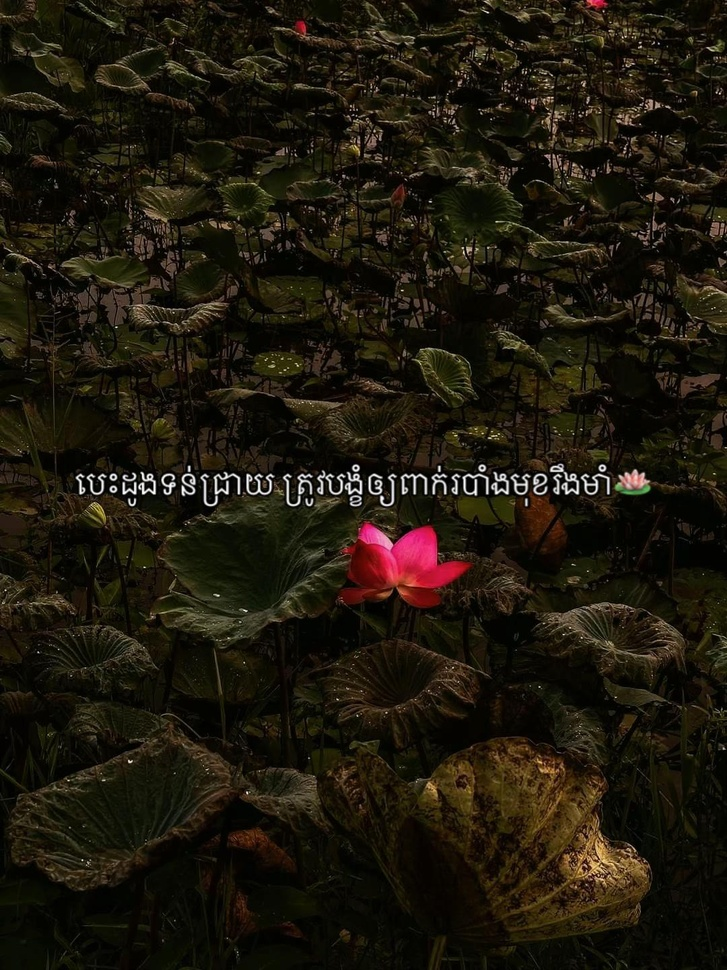
#> input picture temp/slideshows/auto_1778041894533/img_0.jpg, 727 x 970 px, shrunk from 1080 x 1440 before the run
$ python remove_watermark.py ../../temp/slideshows/auto_1778041894533/img_0.jpg ../../temp/slideshows/auto_1778041894533/img_0.jpg
#> lines starting #> are read from the running program, lines starting #| are printed output that depends on the picture; after the words box and inside, x2 and y2 are one past the last pixel; in counts of white or black regions, pixels touching at a corner belong together
import sys
import os

# 🕵️ DEBUG: Print Environment environment info
print(f"🐍 Python Executable: {sys.executable}")
print(f"🐍 Python Version: {sys.version}")
print(f"🐍 PYTHONPATH env var: {os.environ.get('PYTHONPATH', 'Not Set')}")
print(f"🐍 sys.path: {sys.path}")

try:
    import cv2
except ImportError:
    print("❌ FATAL: Could not import cv2. Check sys.path above.")
    # Try to append known likely paths if missing (Last ditch effort)
    try:
        site_packages = "/opt/render/.local/lib/python3.11/site-packages"
        if site_packages not in sys.path:
            print(f"⚠️ Attempting to manually append: {site_packages}")
            sys.path.append(site_packages)
            import cv2
            print("✅ Manual append worked!")
    except Exception as e:
        print(f"❌ Manual append failed: {e}")
        pass
    import cv2 # Re-raise normal error if still failing

import numpy as np

def remove_watermark(image_path, position="br"):
    try:
        # Load the image
        img = cv2.imread(image_path)
#> img is the input picture: shape (970, 727, 3); mean B, G, R 13.4, 24.4, 30
        if img is None:
            print(f"Error: Could not load image at {image_path}")
            sys.exit(1)

        height, width = img.shape[:2]
#> height = 970; width = 727

        # -------------------------------------------------------------
        # 1. DEFINE ROI BASED ON POSITION
        # -------------------------------------------------------------
        # Size of the corner box to scan
        roi_w, roi_h = 300, 300  # ⬆️ Increased from 200 to 300 to catch larger offsets

        if position == "br": # Bottom-Right
            start_x = width - roi_w
            start_y = height - roi_h
        elif position == "bl": # Bottom-Left
            start_x = 0
            start_y = height - roi_h
        elif position == "tr": # Top-Right
            start_x = width - roi_w
            start_y = 0
        elif position == "tl": # Top-Left
            start_x = 0
            start_y = 0
        else:
            # Default to Bottom-Right if invalid
            start_x = width - roi_w
#> start_x = 427
            start_y = height - roi_h
#> start_y = 670

        # Ensure bounds
        start_x = max(0, start_x)
        start_y = max(0, start_y)
        end_x = min(width, start_x + roi_w)
#> end_x = 727
        end_y = min(height, start_y + roi_h)
#> end_y = 970

        # -------------------------------------------------------------
        # 2. CREATE MASK
        # -------------------------------------------------------------
        mask = np.zeros((height, width), dtype=np.uint8)

        # Extract the ROI
        roi = img[start_y:end_y, start_x:end_x]
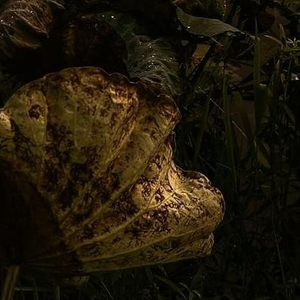
#> roi: shape (300, 300, 3); mean B, G, R 10.5, 24.6, 32.6
        gray_roi = cv2.cvtColor(roi, cv2.COLOR_BGR2GRAY)
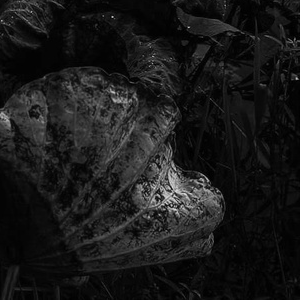
#> gray_roi: shape (300, 300); min 0, max 225, mean 25.4

        # Smart Detection: Threshold bright pixels
        # ⬇️ Lowered to 135 to catch very faint glow/edges
        _, threshold_mask = cv2.threshold(gray_roi, 135, 255, cv2.THRESH_BINARY)
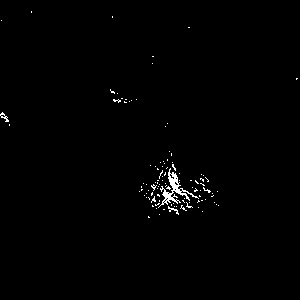
#> threshold_mask: shape (300, 300); 0.82% white in thin lines or dots, all inside (x1, y1, x2, y2) = (0, 11, 298, 218)

        # Dilate to cover edges/glow
        # ⬆️ Increased iterations to 5 to "eat" more of the surrounding halo
        kernel = np.ones((3,3), np.uint8)
        dilated_mask = cv2.dilate(threshold_mask, kernel, iterations=5)
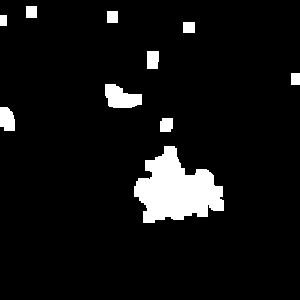
#> dilated_mask: shape (300, 300); 6.8% white; 10 white regions, largest, box (x1, y1, x2, y2) and area: (134, 146, 224, 223) 4236, (105, 84, 142, 108) 622, (0, 107, 15, 131) 308

        # Check if we found anything substantial
        if cv2.countNonZero(dilated_mask) > 10:
            print(f"LOG: Detected watermark in {position}.")
            mask[start_y:end_y, start_x:end_x] = dilated_mask
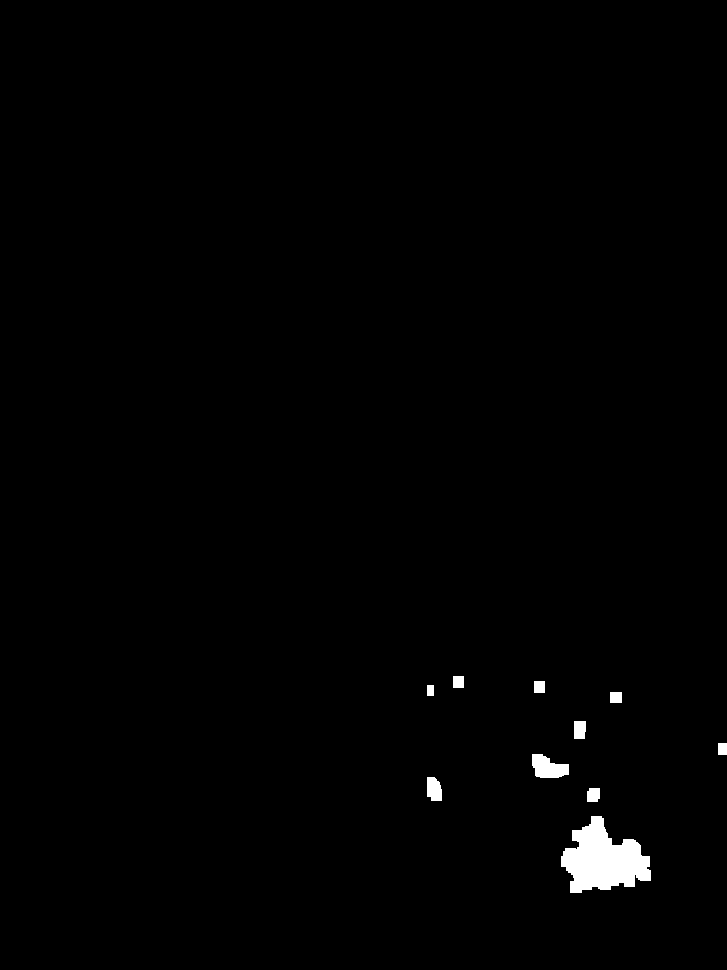
#> mask: shape (970, 727); 0.87% white; 10 white regions, largest, box (x1, y1, x2, y2) and area: (561, 816, 651, 893) 4236, (532, 754, 569, 778) 622, (427, 777, 442, 801) 308
        else:
            print(f"LOG: No specific watermark found in {position}. Using fallback blind removal.")
            # Fallback: Just mask the very corner edge
            blind_h, blind_w = 160, 160  # ⬆️ Increased slightly more

            if position == "br":
                mask[height-blind_h:height, width-blind_w:width] = 255
            elif position == "bl":
                mask[height-blind_h:height, 0:blind_w] = 255
            elif position == "tr":
                mask[0:blind_h, width-blind_w:width] = 255
            elif position == "tl":
                mask[0:blind_h, 0:blind_w] = 255

        # -------------------------------------------------------------
        # 3. INPAINTING
        # -------------------------------------------------------------
        # cv2.INPAINT_TELEA is often better for small detailed areas than NS
        result = cv2.inpaint(img, mask, 3, cv2.INPAINT_TELEA)

        # Generate output path
        directory, filename = os.path.split(image_path)
        name, ext = os.path.splitext(filename)
        output_filename = f"repaired-{name}{ext}"
        output_path = os.path.join(directory, output_filename)

        # Save the result
        cv2.imwrite(output_path, result)

        # Print success for backend to capture
        print(f"OUTPUT: {output_path}")

    except Exception as e:
        print(f"Error: {e}")
        sys.exit(1)

if __name__ == "__main__":
    if len(sys.argv) < 2:
        print("Usage: python remove_watermark.py <image_path> [position]")
        sys.exit(1)

    image_path = sys.argv[1]
    position = sys.argv[2] if len(sys.argv) > 2 else "br"

    remove_watermark(image_path, position)
